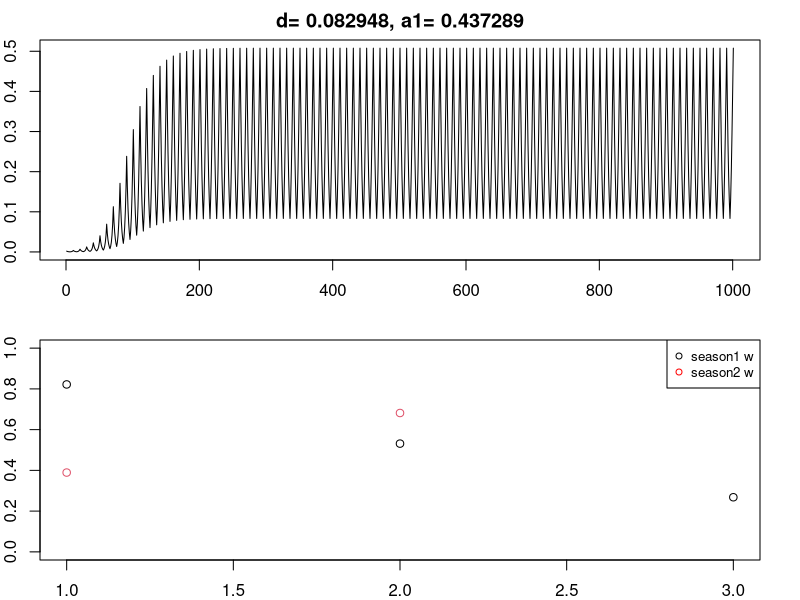

The R source for this figure:
# This model seeks for heterozygosity advantage in shifting seasons
# through simulating population frequency each time step. 
# depending on the expression level difference due to mutation allele, the 
# survival probability changes along the normal curve.
#set.seed(1001)

x = c(499/500,1/500) #frequency
freq = c(x[2])
t=1000 # generation amount
s = 1 # season either 1 or 2.
switch = 5 #generation amount after a season change.
u1 = 0.333; u2 = 0.666; sig = 0.1665 #means of normal curves for different seasons.
a1 = runif(1,0,0.5) #expression level of a wildtype
d = ((-2*a1+u1+u2)/3 + (-2*a1+u1+u2))/2
#a1 = 0.33; d = 0.17;
a = c(a1, a1+d, a1+2*d)
w1 = dnorm(a,u1,sig)/dnorm(u1,u1,sig)
w2 = dnorm(a,u2,sig)/dnorm(u2,u2,sig)
w = w1

for(i in 1:t){ #loooping time step
  if(i%%switch == 1 && i>1){ # change season after specified generation time
    if(s==1){
      s=2
      w = w2
    } else {
      s=1
      w = w1
    }
  }
  wbar = w[3]*x[2]^2 + w[2]*2*x[1]*x[2] + w[1]*x[1]^2
  x[2] = (w[3]*x[2]^2 + w[2]*x[1]*x[2])/wbar
  x[1] = 1 - x[2]
  freq = c(freq,x[2])
}
par(mfrow=c(2,1))
par(mar=c(2,2,2,2))
title = sprintf('d= %f, a1= %f',d,a1)
plot(freq, type='l',main = title)
plot(w1,ylim=c(0,1),col=1)
points(w2,col=2)
legend("topright",legend=c('season1 w','season2 w'),pch=1,col=c("black",'red'), cex=0.8)
print(w1*w2)
